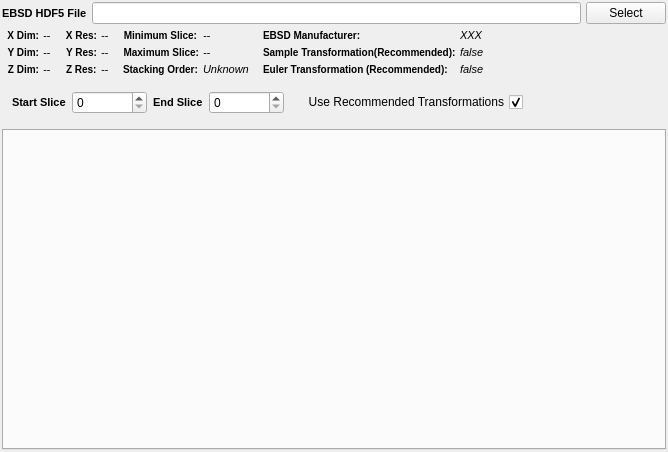
<?xml version="1.0" encoding="UTF-8"?>
<ui version="4.0">
 <class>ReadH5EbsdWidget</class>
 <widget class="QWidget" name="ReadH5EbsdWidget">
  <property name="geometry">
   <rect>
    <x>0</x>
    <y>0</y>
    <width>668</width>
    <height>452</height>
   </rect>
  </property>
  <property name="windowTitle">
   <string>GroupBox</string>
  </property>

  <layout class="QVBoxLayout" name="verticalLayout">
   <property name="spacing">
    <number>5</number>
   </property>
   <property name="margin">
    <number>2</number>
   </property>
   <item>
    <layout class="QHBoxLayout" name="horizontalLayout">
     <property name="topMargin">
      <number>0</number>
     </property>
     <item>
      <widget class="QLabel" name="label">
       <property name="styleSheet">
        <string notr="true">QLabel {
font-weight: bold;
font-size: 11px;
}</string>
       </property>
       <property name="text">
        <string>EBSD HDF5 File</string>
       </property>
      </widget>
     </item>
     <item>
      <widget class="QLineEdit" name="m_InputFile">
       <property name="sizePolicy">
        <sizepolicy hsizetype="Expanding" vsizetype="Fixed">
         <horstretch>0</horstretch>
         <verstretch>0</verstretch>
        </sizepolicy>
       </property>
      </widget>
     </item>
     <item>
      <widget class="QPushButton" name="m_InputFileBtn">
       <property name="sizePolicy">
        <sizepolicy hsizetype="Maximum" vsizetype="Fixed">
         <horstretch>0</horstretch>
         <verstretch>0</verstretch>
        </sizepolicy>
       </property>
       <property name="text">
        <string>Select</string>
       </property>
      </widget>
     </item>
    </layout>
   </item>
   <item>
    <layout class="QGridLayout" name="gridLayout_2">
     <property name="rightMargin">
      <number>0</number>
     </property>
     <property name="spacing">
      <number>4</number>
     </property>
     <item row="1" column="0">
      <layout class="QFormLayout" name="formLayout_3">
       <property name="fieldGrowthPolicy">
        <enum>QFormLayout::AllNonFixedFieldsGrow</enum>
       </property>
       <property name="leftMargin">
        <number>5</number>
       </property>
       <property name="rightMargin">
        <number>5</number>
       </property>
       <item row="0" column="0">
        <widget class="QLabel" name="label_13">
         <property name="font">
          <font>
           <pointsize>-1</pointsize>
           <weight>75</weight>
           <bold>true</bold>
          </font>
         </property>
         <property name="styleSheet">
          <string notr="true">QLabel {
font-weight: bold;
font-size: 10px;
}</string>
         </property>
         <property name="text">
          <string>X Dim:</string>
         </property>
         <property name="alignment">
          <set>Qt::AlignRight|Qt::AlignTrailing|Qt::AlignVCenter</set>
         </property>
        </widget>
       </item>
       <item row="0" column="1">
        <widget class="QLabel" name="m_XDim">
         <property name="font">
          <font>
           <pointsize>-1</pointsize>
           <italic>true</italic>
          </font>
         </property>
         <property name="styleSheet">
          <string notr="true">QLabel {
	font-size: 11px;
	font-style: italic;
}</string>
         </property>
         <property name="text">
          <string>--</string>
         </property>
         <property name="scaledContents">
          <bool>true</bool>
         </property>
        </widget>
       </item>
       <item row="1" column="0">
        <widget class="QLabel" name="label_14">
         <property name="font">
          <font>
           <pointsize>-1</pointsize>
           <weight>75</weight>
           <bold>true</bold>
          </font>
         </property>
         <property name="styleSheet">
          <string notr="true">QLabel {
font-weight: bold;
font-size: 10px;
}</string>
         </property>
         <property name="text">
          <string>Y Dim:</string>
         </property>
         <property name="alignment">
          <set>Qt::AlignRight|Qt::AlignTrailing|Qt::AlignVCenter</set>
         </property>
        </widget>
       </item>
       <item row="1" column="1">
        <widget class="QLabel" name="m_YDim">
         <property name="font">
          <font>
           <pointsize>-1</pointsize>
           <italic>true</italic>
          </font>
         </property>
         <property name="styleSheet">
          <string notr="true">QLabel {
	font-size: 11px;
	font-style: italic;
}</string>
         </property>
         <property name="text">
          <string>--</string>
         </property>
         <property name="scaledContents">
          <bool>true</bool>
         </property>
        </widget>
       </item>
       <item row="2" column="0">
        <widget class="QLabel" name="label_15">
         <property name="font">
          <font>
           <pointsize>-1</pointsize>
           <weight>75</weight>
           <bold>true</bold>
          </font>
         </property>
         <property name="styleSheet">
          <string notr="true">QLabel {
font-weight: bold;
font-size: 10px;
}</string>
         </property>
         <property name="text">
          <string>Z Dim:</string>
         </property>
         <property name="alignment">
          <set>Qt::AlignRight|Qt::AlignTrailing|Qt::AlignVCenter</set>
         </property>
        </widget>
       </item>
       <item row="2" column="1">
        <widget class="QLabel" name="m_ZDim">
         <property name="font">
          <font>
           <pointsize>-1</pointsize>
           <italic>true</italic>
          </font>
         </property>
         <property name="styleSheet">
          <string notr="true">QLabel {
	font-size: 11px;
	font-style: italic;
}</string>
         </property>
         <property name="text">
          <string>--</string>
         </property>
         <property name="scaledContents">
          <bool>true</bool>
         </property>
        </widget>
       </item>
      </layout>
     </item>
     <item row="1" column="1">
      <layout class="QFormLayout" name="formLayout_4">
       <property name="labelAlignment">
        <set>Qt::AlignRight|Qt::AlignTrailing|Qt::AlignVCenter</set>
       </property>
       <property name="leftMargin">
        <number>5</number>
       </property>
       <property name="rightMargin">
        <number>5</number>
       </property>
       <item row="0" column="0">
        <widget class="QLabel" name="label_16">
         <property name="font">
          <font>
           <pointsize>-1</pointsize>
           <weight>75</weight>
           <bold>true</bold>
          </font>
         </property>
         <property name="styleSheet">
          <string notr="true">QLabel {
font-weight: bold;
font-size: 10px;
}</string>
         </property>
         <property name="text">
          <string>X Res:</string>
         </property>
         <property name="alignment">
          <set>Qt::AlignRight|Qt::AlignTrailing|Qt::AlignVCenter</set>
         </property>
        </widget>
       </item>
       <item row="0" column="1">
        <widget class="QLabel" name="m_XRes">
         <property name="font">
          <font>
           <pointsize>-1</pointsize>
           <italic>true</italic>
          </font>
         </property>
         <property name="styleSheet">
          <string notr="true">QLabel {
	font-size: 11px;
	font-style: italic;
}</string>
         </property>
         <property name="text">
          <string>--</string>
         </property>
         <property name="scaledContents">
          <bool>true</bool>
         </property>
        </widget>
       </item>
       <item row="1" column="0">
        <widget class="QLabel" name="label_17">
         <property name="font">
          <font>
           <pointsize>-1</pointsize>
           <weight>75</weight>
           <bold>true</bold>
          </font>
         </property>
         <property name="styleSheet">
          <string notr="true">QLabel {
font-weight: bold;
font-size: 10px;
}</string>
         </property>
         <property name="text">
          <string>Y Res:</string>
         </property>
         <property name="alignment">
          <set>Qt::AlignRight|Qt::AlignTrailing|Qt::AlignVCenter</set>
         </property>
        </widget>
       </item>
       <item row="1" column="1">
        <widget class="QLabel" name="m_YRes">
         <property name="font">
          <font>
           <pointsize>-1</pointsize>
           <italic>true</italic>
          </font>
         </property>
         <property name="styleSheet">
          <string notr="true">QLabel {
	font-size: 11px;
	font-style: italic;
}</string>
         </property>
         <property name="text">
          <string>--</string>
         </property>
         <property name="scaledContents">
          <bool>true</bool>
         </property>
        </widget>
       </item>
       <item row="2" column="0">
        <widget class="QLabel" name="label_200">
         <property name="font">
          <font>
           <pointsize>-1</pointsize>
           <weight>75</weight>
           <bold>true</bold>
          </font>
         </property>
         <property name="styleSheet">
          <string notr="true">QLabel {
font-weight: bold;
font-size: 10px;
}</string>
         </property>
         <property name="text">
          <string>Z Res:</string>
         </property>
        </widget>
       </item>
       <item row="2" column="1">
        <widget class="QLabel" name="m_ZRes">
         <property name="font">
          <font>
           <pointsize>-1</pointsize>
           <italic>true</italic>
          </font>
         </property>
         <property name="styleSheet">
          <string notr="true">QLabel {
	font-size: 11px;
	font-style: italic;
}</string>
         </property>
         <property name="text">
          <string>--</string>
         </property>
         <property name="scaledContents">
          <bool>true</bool>
         </property>
        </widget>
       </item>
      </layout>
     </item>
     <item row="1" column="2">
      <layout class="QFormLayout" name="formLayout">
       <property name="fieldGrowthPolicy">
        <enum>QFormLayout::FieldsStayAtSizeHint</enum>
       </property>
       <property name="labelAlignment">
        <set>Qt::AlignLeading|Qt::AlignLeft|Qt::AlignVCenter</set>
       </property>
       <property name="leftMargin">
        <number>5</number>
       </property>
       <property name="rightMargin">
        <number>5</number>
       </property>
       <item row="0" column="1">
        <widget class="QLabel" name="m_ZMin">
         <property name="font">
          <font>
           <pointsize>-1</pointsize>
           <italic>true</italic>
          </font>
         </property>
         <property name="styleSheet">
          <string notr="true">QLabel {
	font-size: 11px;
	font-style: italic;
}</string>
         </property>
         <property name="text">
          <string>--</string>
         </property>
         <property name="scaledContents">
          <bool>true</bool>
         </property>
        </widget>
       </item>
       <item row="1" column="0">
        <widget class="QLabel" name="label_54">
         <property name="font">
          <font>
           <pointsize>-1</pointsize>
           <weight>75</weight>
           <bold>true</bold>
          </font>
         </property>
         <property name="styleSheet">
          <string notr="true">QLabel {
font-weight: bold;
font-size: 10px;
}</string>
         </property>
         <property name="text">
          <string>Maximum Slice:</string>
         </property>
         <property name="alignment">
          <set>Qt::AlignRight|Qt::AlignTrailing|Qt::AlignVCenter</set>
         </property>
        </widget>
       </item>
       <item row="1" column="1">
        <widget class="QLabel" name="m_ZMax">
         <property name="font">
          <font>
           <pointsize>-1</pointsize>
           <italic>true</italic>
          </font>
         </property>
         <property name="styleSheet">
          <string notr="true">QLabel {
	font-size: 11px;
	font-style: italic;
}</string>
         </property>
         <property name="text">
          <string>--</string>
         </property>
         <property name="scaledContents">
          <bool>true</bool>
         </property>
        </widget>
       </item>
       <item row="0" column="0">
        <widget class="QLabel" name="label_7">
         <property name="font">
          <font>
           <pointsize>-1</pointsize>
           <weight>75</weight>
           <bold>true</bold>
          </font>
         </property>
         <property name="styleSheet">
          <string notr="true">QLabel {
font-weight: bold;
font-size: 10px;
}</string>
         </property>
         <property name="text">
          <string>Minimum Slice:</string>
         </property>
         <property name="alignment">
          <set>Qt::AlignRight|Qt::AlignTrailing|Qt::AlignVCenter</set>
         </property>
        </widget>
       </item>
       <item row="2" column="1">
        <widget class="QLabel" name="m_RefFrameZDir">
         <property name="font">
          <font>
           <pointsize>-1</pointsize>
           <italic>true</italic>
          </font>
         </property>
         <property name="styleSheet">
          <string notr="true">QLabel {
	font-size: 11px;
	font-style: italic;
}</string>
         </property>
         <property name="text">
          <string>Unknown</string>
         </property>
         <property name="scaledContents">
          <bool>true</bool>
         </property>
        </widget>
       </item>
       <item row="2" column="0">
        <widget class="QLabel" name="label_24">
         <property name="font">
          <font>
           <pointsize>-1</pointsize>
           <weight>75</weight>
           <bold>true</bold>
          </font>
         </property>
         <property name="styleSheet">
          <string notr="true">QLabel {
font-weight: bold;
font-size: 10px;
}</string>
         </property>
         <property name="text">
          <string>Stacking Order:</string>
         </property>
         <property name="scaledContents">
          <bool>false</bool>
         </property>
        </widget>
       </item>
      </layout>
     </item>
     <item row="1" column="3">
      <layout class="QFormLayout" name="formLayout_2">
       <property name="fieldGrowthPolicy">
        <enum>QFormLayout::AllNonFixedFieldsGrow</enum>
       </property>
       <property name="labelAlignment">
        <set>Qt::AlignLeading|Qt::AlignLeft|Qt::AlignVCenter</set>
       </property>
       <property name="leftMargin">
        <number>5</number>
       </property>
       <property name="rightMargin">
        <number>5</number>
       </property>
       <item row="0" column="0">
        <widget class="QLabel" name="label_23">
         <property name="font">
          <font>
           <pointsize>-1</pointsize>
           <weight>75</weight>
           <bold>true</bold>
          </font>
         </property>
         <property name="styleSheet">
          <string notr="true">QLabel {
font-weight: bold;
font-size: 10px;
}</string>
         </property>
         <property name="text">
          <string>EBSD Manufacturer:</string>
         </property>
         <property name="alignment">
          <set>Qt::AlignJustify|Qt::AlignVCenter</set>
         </property>
         <property name="wordWrap">
          <bool>false</bool>
         </property>
        </widget>
       </item>
       <item row="0" column="1">
        <widget class="QLabel" name="m_EbsdManufacturer">
         <property name="font">
          <font>
           <pointsize>-1</pointsize>
           <italic>true</italic>
          </font>
         </property>
         <property name="styleSheet">
          <string notr="true">QLabel {
	font-size: 11px;
	font-style: italic;
}</string>
         </property>
         <property name="text">
          <string>XXX</string>
         </property>
         <property name="scaledContents">
          <bool>true</bool>
         </property>
        </widget>
       </item>
       <item row="1" column="0">
        <widget class="QLabel" name="label_3">
         <property name="font">
          <font>
           <pointsize>-1</pointsize>
           <weight>75</weight>
           <bold>true</bold>
          </font>
         </property>
         <property name="styleSheet">
          <string notr="true">QLabel {
font-weight: bold;
font-size: 10px;
}</string>
         </property>
         <property name="text">
          <string>Sample Transformation(Recommended):</string>
         </property>
         <property name="alignment">
          <set>Qt::AlignJustify|Qt::AlignVCenter</set>
         </property>
         <property name="wordWrap">
          <bool>false</bool>
         </property>
        </widget>
       </item>
       <item row="1" column="1">
        <widget class="QLabel" name="m_SampleTransformationLabel">
         <property name="font">
          <font>
           <pointsize>-1</pointsize>
           <italic>true</italic>
          </font>
         </property>
         <property name="styleSheet">
          <string notr="true">QLabel {
	font-size: 11px;
	font-style: italic;
}</string>
         </property>
         <property name="text">
          <string>false</string>
         </property>
         <property name="scaledContents">
          <bool>true</bool>
         </property>
        </widget>
       </item>
       <item row="2" column="0">
        <widget class="QLabel" name="label_20">
         <property name="font">
          <font>
           <pointsize>-1</pointsize>
           <weight>75</weight>
           <bold>true</bold>
          </font>
         </property>
         <property name="styleSheet">
          <string notr="true">QLabel {
font-weight: bold;
font-size: 10px;
}</string>
         </property>
         <property name="text">
          <string>Euler Transformation (Recommended):</string>
         </property>
         <property name="alignment">
          <set>Qt::AlignJustify|Qt::AlignVCenter</set>
         </property>
         <property name="wordWrap">
          <bool>false</bool>
         </property>
        </widget>
       </item>
       <item row="2" column="1">
        <widget class="QLabel" name="m_EulerTransformationLabel">
         <property name="font">
          <font>
           <pointsize>-1</pointsize>
           <italic>true</italic>
          </font>
         </property>
         <property name="styleSheet">
          <string notr="true">QLabel {
	font-size: 11px;
	font-style: italic;
}</string>
         </property>
         <property name="text">
          <string>false</string>
         </property>
         <property name="scaledContents">
          <bool>true</bool>
         </property>
        </widget>
       </item>
      </layout>
     </item>
     <item row="1" column="4">
      <spacer name="horizontalSpacer">
       <property name="orientation">
        <enum>Qt::Horizontal</enum>
       </property>
       <property name="sizeHint" stdset="0">
        <size>
         <width>40</width>
         <height>20</height>
        </size>
       </property>
      </spacer>
     </item>
    </layout>
   </item>
   <item>
    <layout class="QGridLayout" name="gridLayout_3">
     <property name="sizeConstraint">
      <enum>QLayout::SetMaximumSize</enum>
     </property>
     <property name="horizontalSpacing">
      <number>6</number>
     </property>
     <property name="verticalSpacing">
      <number>4</number>
     </property>
     <property name="margin">
      <number>10</number>
     </property>
     <item row="0" column="5">
      <widget class="QCheckBox" name="m_UseTransformations">
       <property name="layoutDirection">
        <enum>Qt::RightToLeft</enum>
       </property>
       <property name="text">
        <string>Use Recommended Transformations</string>
       </property>
       <property name="checked">
        <bool>true</bool>
       </property>
      </widget>
     </item>
     <item row="0" column="3">
      <widget class="QSpinBox" name="m_ZEndIndex">
       <property name="minimumSize">
        <size>
         <width>75</width>
         <height>0</height>
        </size>
       </property>
      </widget>
     </item>
     <item row="0" column="6">
      <spacer name="horizontalSpacer_2">
       <property name="orientation">
        <enum>Qt::Horizontal</enum>
       </property>
       <property name="sizeHint" stdset="0">
        <size>
         <width>40</width>
         <height>20</height>
        </size>
       </property>
      </spacer>
     </item>
     <item row="0" column="2">
      <widget class="QLabel" name="label_6">
       <property name="styleSheet">
        <string notr="true">QLabel {
font-weight: bold;
font-size: 11px;
}</string>
       </property>
       <property name="text">
        <string>End Slice</string>
       </property>
      </widget>
     </item>
     <item row="0" column="1">
      <widget class="QSpinBox" name="m_ZStartIndex">
       <property name="minimumSize">
        <size>
         <width>75</width>
         <height>0</height>
        </size>
       </property>
      </widget>
     </item>
     <item row="0" column="0">
      <widget class="QLabel" name="label_5">
       <property name="styleSheet">
        <string notr="true">QLabel {
font-weight: bold;
font-size: 11px;
}</string>
       </property>
       <property name="text">
        <string>Start Slice</string>
       </property>
      </widget>
     </item>
     <item row="0" column="4">
      <spacer name="horizontalSpacer_3">
       <property name="orientation">
        <enum>Qt::Horizontal</enum>
       </property>
       <property name="sizeType">
        <enum>QSizePolicy::Fixed</enum>
       </property>
       <property name="sizeHint" stdset="0">
        <size>
         <width>12</width>
         <height>20</height>
        </size>
       </property>
      </spacer>
     </item>
    </layout>
   </item>
   <item>
    <widget class="ArraySelectionWidget" name="arraySelectionWidget"/>
   </item>
  </layout>
 </widget>
 <customwidgets>
  <customwidget>
   <class>ArraySelectionWidget</class>
   <extends>QTabWidget</extends>
   <header location="global">ArraySelectionWidget.h</header>
   <container>1</container>
  </customwidget>
 </customwidgets>
 <resources/>
 <connections/>
</ui>
